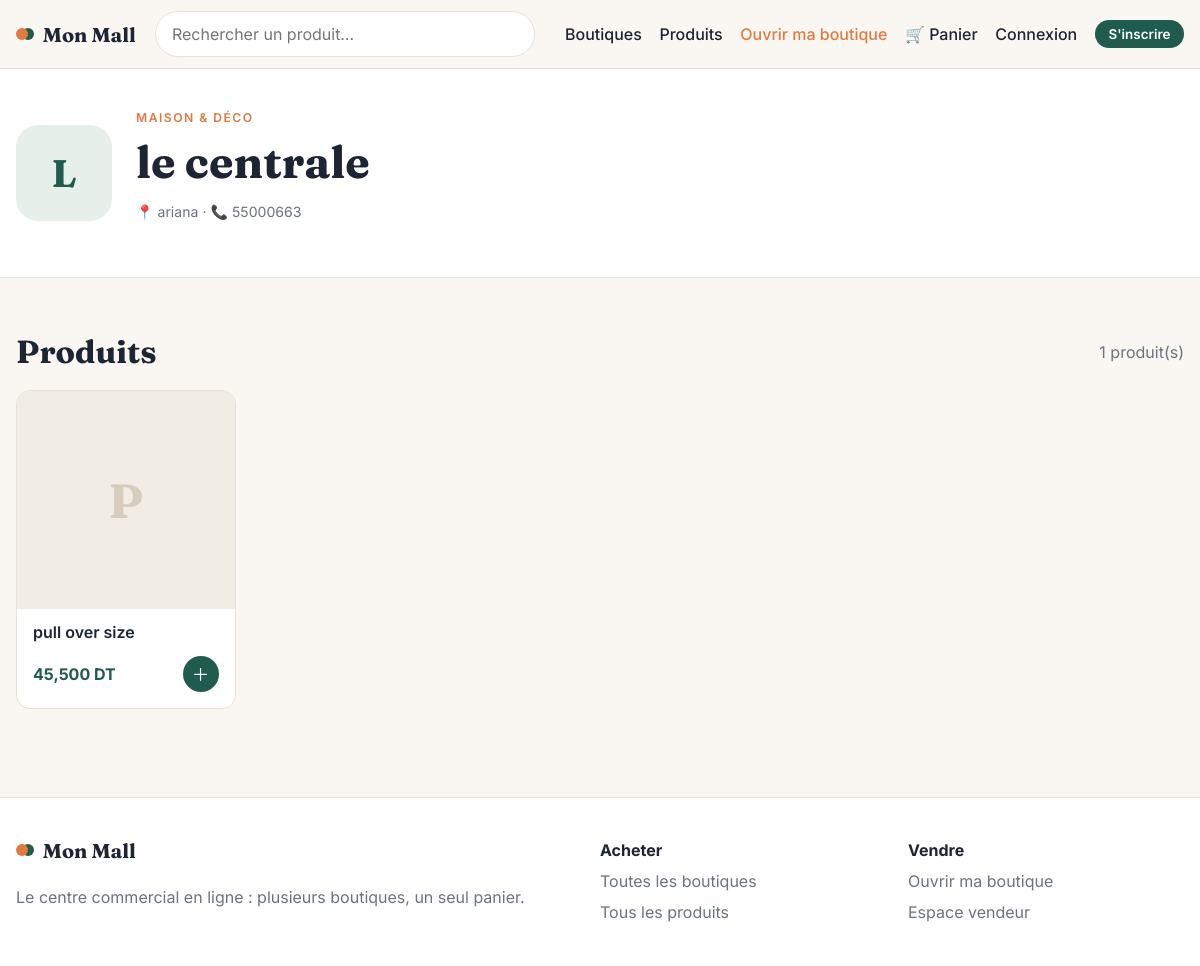
The page /boutique/2 on the database its author committed.
### tables this page shows
CREATE TABLE boutiques (
    id          INTEGER PRIMARY KEY AUTOINCREMENT,
    owner_id    INTEGER NOT NULL UNIQUE REFERENCES users(id) ON DELETE CASCADE,
    nom         TEXT NOT NULL,
    description TEXT,
    categorie   TEXT,
    telephone   TEXT,
    adresse     TEXT,
    logo        TEXT,
    statut      TEXT NOT NULL DEFAULT 'en_attente'
                CHECK (statut IN ('en_attente', 'approuvee', 'refusee', 'suspendue')),
    created_at  TEXT NOT NULL DEFAULT (datetime('now', 'localtime'))
);

CREATE TABLE produits (
    id          INTEGER PRIMARY KEY AUTOINCREMENT,
    boutique_id INTEGER NOT NULL REFERENCES boutiques(id) ON DELETE CASCADE,
    nom         TEXT NOT NULL,
    description TEXT,
    prix        REAL NOT NULL CHECK (prix >= 0),
    stock       INTEGER NOT NULL DEFAULT 0 CHECK (stock >= 0),
    image       TEXT,
    actif       INTEGER NOT NULL DEFAULT 1,
    created_at  TEXT NOT NULL DEFAULT (datetime('now', 'localtime'))
);

### app/main.py (the view)
@main_bp.route("/boutique/<int:boutique_id>")
def boutique(boutique_id):
    b = query("SELECT * FROM boutiques WHERE id = ?", (boutique_id,), one=True)
    proprietaire = g.user and b and g.user["id"] == b["owner_id"]
    if not b or (b["statut"] != "approuvee" and not proprietaire and not (g.user and g.user["role"] == "admin")):
        abort(404)
    produits = query("SELECT * FROM produits WHERE boutique_id = ? AND actif = 1 ORDER BY created_at DESC",
                     (boutique_id,))
    return render_template("boutique.html", b=b, produits=produits)

### app/auth.py (called while the page is built)
def load_user():
    g.user = None
    uid = session.get("user_id")
    if uid:
        user = query("SELECT * FROM users WHERE id = ?", (uid,), one=True)
        if user and user["actif"]:
            g.user = user
        else:
            session.pop("user_id", None)

### app/db.py (called while the page is built)
def get_db():
    if "db" not in g:
        g.db = sqlite3.connect(current_app.config["DATABASE"])
        g.db.row_factory = sqlite3.Row
        g.db.execute("PRAGMA foreign_keys = ON")
    return g.db

def query(sql, args=(), one=False):
    rows = get_db().execute(sql, args).fetchall()
    return (rows[0] if rows else None) if one else rows

### app/templates/boutique.html (shortened to what this page needs)
{% extends "base.html" %}
{% from "_cartes.html" import carte_produit, vide %}
{% block content %}
<section class="shop-hero">
  <div class="container shop-hero-inner">
    <span class="shop-logo shop-logo-lg">
      {% if b.logo %}<img src="{{ url_for('static', filename='uploads/' ~ b.logo) }}" alt="">{% else %}{{ b.nom[:1] | upper }}{% endif %}
    </span>
    <div>
      {% if b.categorie %}<p class="eyebrow">{{ b.categorie }}</p>{% endif %}
      <h1>{{ b.nom }}</h1>
      <p class="muted small">
        {% if b.adresse %}📍 {{ b.adresse }}{% endif %}
        {% if b.telephone %} · 📞 {{ b.telephone }}{% endif %}
      </p>
    </div>
  </div>
</section>
<section class="section">
  <div class="container">
    <div class="section-head"><h2>Produits</h2><span class="muted">{{ produits | length }} produit(s)</span></div>
    {% if produits %}
      <div class="products">{% for p in produits %}{{ carte_produit(p, avec_boutique=false) }}{% endfor %}</div>
    {% else %}
      {{ vide("Pas encore de produits", "Cette boutique n'a pas encore ajouté de produits.") }}
    {% endif %}
  </div>
</section>
{% endblock %}

### app/templates/_cartes.html (shortened to what this page needs)
{% macro carte_produit(p, avec_boutique=true) %}
<article class="product">
  <a href="{{ url_for('main.produit', produit_id=p.id) }}" class="product-img">
    {% if p.image %}
      <img src="{{ url_for('static', filename='uploads/' ~ p.image) }}" alt="{{ p.nom }}" loading="lazy">
    {% else %}
      <span class="placeholder">{{ p.nom[:1] | upper }}</span>
    {% endif %}
  </a>
  <div class="product-body">
    <a class="product-name" href="{{ url_for('main.produit', produit_id=p.id) }}">{{ p.nom }}</a>
    <div class="product-foot">
      <strong class="price">{{ p.prix | dt }}</strong>
      {% if p.stock > 0 %}
        <form method="post" action="{{ url_for('main.panier_ajouter', produit_id=p.id) }}">
          <button class="icon-btn" title="Ajouter au panier">＋</button>
        </form>
      {% endif %}
    </div>
  </div>
</article>
{% endmacro %}

### app/static/css/style.css (style rules this page uses)
:root { --bg: #faf7f2; --surface: #ffffff; --ink: #1d2433; --muted: #6b7280; --line: #e7e1d7; --primary: #1f5c4d; --primary-soft: #e6efe9; --accent: #e07a3f; --accent-soft: #fdeee4; --danger: #b42318; --warn-bg: #fff6dd; --warn-ink: #7a5300; --radius: 14px; --shadow: 0 1px 2px rgba(29,36,51,.05), 0 8px 24px rgba(29,36,51,.06); --serif: "Fraunces", Georgia, serif; --sans: "Inter", system-ui, -apple-system, "Segoe UI", sans-serif; }
* { box-sizing: border-box; }
html, body { margin: 0; }
body { font-family: var(--sans); background: var(--bg); color: var(--ink); line-height: 1.55; }
a { color: var(--primary); }
h1, h2, h3 { font-family: var(--serif); line-height: 1.15; margin: 0 0 .5em; }
h1 { font-size: clamp(1.9rem, 4vw, 2.8rem); }
h2 { font-size: clamp(1.5rem, 3vw, 2rem); }
.container { width: min(1180px, 100% - 32px); margin-inline: auto; }
.muted { color: var(--muted); }
.small { font-size: .88rem; }
.eyebrow { text-transform: uppercase; letter-spacing: .12em; font-size: .76rem; font-weight: 600; color: var(--accent); margin: 0 0 .5rem; }
.icon-btn { width: 36px; height: 36px; border-radius: 50%; border: 0; background: var(--primary); color: #fff; font-size: 1.1rem; cursor: pointer; display: grid; place-items: center; }
.section { padding: clamp(2rem, 5vw, 3.5rem) 0; }
.section-head { display: flex; justify-content: space-between; align-items: center; gap: 1rem; flex-wrap: wrap; margin-bottom: 1.2rem; }
.section-head h1, .section-head h2 { margin: 0; }
.shop-logo { flex: none; width: 52px; height: 52px; border-radius: 14px; background: var(--primary-soft); color: var(--primary); display: grid; place-items: center; font: 700 1.4rem var(--serif); overflow: hidden; }
.shop-logo-lg { width: 96px; height: 96px; border-radius: 22px; font-size: 2.4rem; }
.shop-hero { background: var(--surface); border-bottom: 1px solid var(--line); padding: 2.5rem 0; }
.shop-hero-inner { display: flex; gap: 1.5rem; align-items: center; }
.shop-hero h1 { margin-bottom: .3rem; }
.products { display: grid; grid-template-columns: repeat(auto-fill, minmax(200px, 1fr)); gap: 1.1rem; }
.product { background: var(--surface); border: 1px solid var(--line); border-radius: var(--radius); overflow: hidden; display: flex; flex-direction: column; transition: box-shadow .15s; }
.product-img { position: relative; aspect-ratio: 1; background: #f1ece4; display: grid; place-items: center; text-decoration: none; }
.placeholder { font: 700 3rem var(--serif); color: #d6cdbf; }
.product-body { padding: .85rem 1rem 1rem; display: flex; flex-direction: column; gap: .2rem; flex: 1; }
.product-name { color: var(--ink); text-decoration: none; font-weight: 600; line-height: 1.3; }
.product-foot { display: flex; justify-content: space-between; align-items: center; margin-top: auto; padding-top: .6rem; }
.product-foot form { margin: 0; }
.price { color: var(--primary); font-weight: 700; }

### rows shown on the page
boutiques: nom "L", categorie "MAISON & DÉCO", nom "le centrale", adresse "ariana", telephone "55000663"
produits: nom "P", nom "pull over size", prix|dt "45,500 DT"

### other values the page prints
{{ site_name }} "Mon Mall"
{{ produits | length }} "1"
